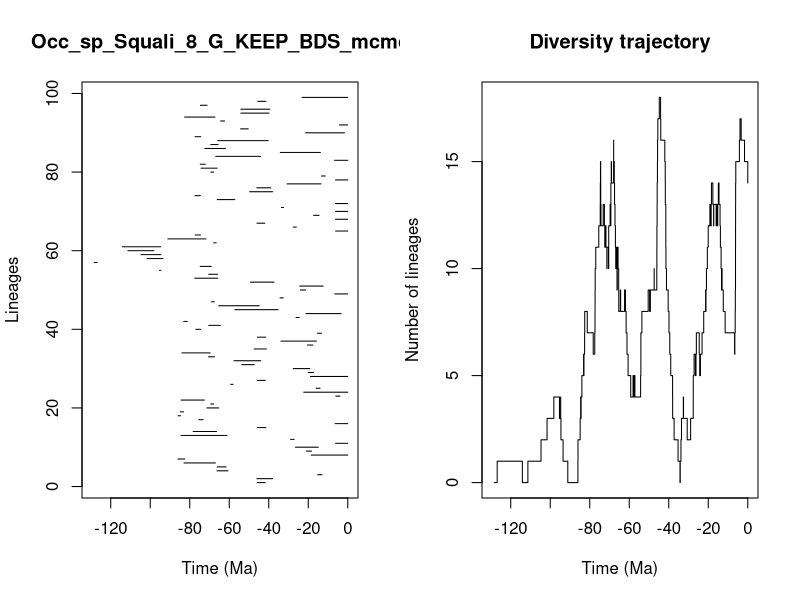

R code for this plot:


pdf(file='../Results/Species/5_MA_bins_EP/pyrate_mcmc_logs/Occ_sp_Squali_8_G_KEEP_BDS_mcmc_LTT.pdf',width=0.6*20, height=0.6*10)
title = "Occ_sp_Squali_8_G_KEEP_BDS_mcmc"
ts=c(45.89856421844283, 46.02109873850915,15.210797588309024,66.21492004875618,66.06050284333101,82.92550173188646,85.99430468984566,18.53341296934614,20.918353380344467,26.508737654907673,6.167937569026344,28.930448102805734,84.46590044364936,78.24074965813985,45.6682423041397,6.374298628971399,75.429069661806,85.95485503507747,84.84853217683057,71.33512134990401,69.32270166275875,84.37394490938983,6.0686233032378745,22.303625234593035,16.000667881630545,59.26398989867807,45.85972739687881,18.892560635546868,20.026571655394434,27.61106174647953,53.607957232402875,57.60456194163523,70.49454300464082,83.98884650426113,47.37937952347236,20.470433902289084,33.82853043626224,45.7380568854952,15.399604384443748,76.95084683042019,70.40090654082695,83.06060656859488,26.212966677341754,21.153574100878245,57.14032413352212,65.31175333371925,68.9850474714625,34.325086737492704,6.556367605853849,23.967958313005397,24.34127055472554,49.303302444840185,77.46455437353072,70.39378859440487,95.32053071487647,74.6905636810631,128.36953079808404,101.61389327544985,104.66667567109027,111.31335040768836,114.10719242775582,67.93027226551794,91.11258378395108,77.24080891563968,6.150525478690135,27.601687791008843,45.992741497189854,6.211944298592102,17.30118710343043,6.187353072686858,33.55323429792049,6.299968312820409,66.06807734587758,77.33810124917939,49.694810883333965,46.054929245150774,30.662316012235873,6.214059149554036,13.291939221295102,69.30978830396958,74.31171003060618,74.63645273573071,6.684986847123033,66.84039146709979,34.18911161890265,72.39504710369566,69.38695971929528,65.77253138060445,77.30014558914114,21.343231703338947,54.25525495698407,4.243063262329285,64.3673039939409,82.60817828741484,54.12057044922148,54.115705126622224,74.60659697645806,45.53058112905495,23.148871726665746)
te=c(41.782514558552165, 38.062667772042154,13.007329561353174,60.59077139077983,61.580124442074116,67.00914844898956,82.53728181594192,0.0,18.38631655010609,14.90316914635178,0.0,27.18023796284867,61.15389423895288,66.4095295640099,41.49383902438999,0.0,73.1917943241489,84.61090329434003,83.11639692967282,65.35087790078391,67.8847699448237,72.57520206489805,3.939603756124244,0.0,14.025351035627555,58.06868571219586,41.738959917907636,0.0,17.22284036313111,19.179095418825852,47.395198651328904,44.05034903786401,67.44975035347588,69.67984342830533,41.163512222300824,17.685486803854413,15.839460178799474,41.49336393062157,13.26908840296008,74.43282417783652,64.51320710473158,81.2494053234114,24.578003561452352,3.341513456870486,35.285854834253904,44.80112779890288,67.58600452688154,32.6348963799828,0.0,21.345535661118117,12.410495988059788,37.29290097727586,65.75177455891456,65.9346338651695,94.69014124666917,69.10747318797664,126.84931744764339,93.49896261518289,94.58273301397927,98.18438897699943,94.74518745023553,66.60338766321982,71.79201845580867,74.56721802575785,0.0,26.033358033915732,42.00603400053173,0.0,14.56049941826551,0.0,32.526068748943125,0.0,57.222224425714515,74.65122979858214,38.030521372665014,38.99651093952298,13.505397526265062,0.0,11.448983087288042,67.89417288906571,66.07902907225615,72.10313192692084,0.0,44.141240844179926,13.862674439746426,61.927184554115826,65.66070939271114,40.30445421611276,74.46288437209779,1.6503533205070955,50.415027261420605,0.0,62.368371099387446,67.22245847926523,39.88671010706525,39.48817473755553,71.2313438393971,41.428785804956775,0.0)
div_traj=c(0, 1,0,1,2,3,4,3,4,3,2,1,0,1,2,3,4,3,4,5,6,5,6,7,8,7,6,7,8,9,10,11,12,13,14,13,14,15,14,13,12,13,12,11,12,11,10,11,10,11,12,13,12,13,14,15,14,15,16,15,14,13,12,11,10,11,10,9,10,9,10,11,10,11,10,9,8,9,8,9,8,7,6,5,4,5,4,5,4,5,6,7,8,9,8,9,10,9,10,11,12,13,14,15,16,17,18,17,16,15,14,13,12,11,10,9,8,7,6,5,4,3,2,1,0,1,2,3,4,3,2,3,4,5,6,5,6,7,6,5,6,7,8,9,8,9,10,11,12,13,12,13,14,13,12,13,12,13,12,13,14,13,12,11,10,9,10,9,8,7,6,7,8,9,10,11,12,13,14,15,16,17,16,15,14)
time_events=c(128.36953079808404, 126.84931744764339,114.10719242775582,111.31335040768836,104.66667567109027,101.61389327544985,98.18438897699943,95.32053071487647,94.74518745023553,94.69014124666917,94.58273301397927,93.49896261518289,91.11258378395108,85.99430468984566,85.95485503507747,84.84853217683057,84.61090329434003,84.46590044364936,84.37394490938983,83.98884650426113,83.11639692967282,83.06060656859488,82.92550173188646,82.60817828741484,82.53728181594192,81.2494053234114,78.24074965813985,77.46455437353072,77.33810124917939,77.30014558914114,77.24080891563968,76.95084683042019,75.429069661806,74.6905636810631,74.65122979858214,74.63645273573071,74.60659697645806,74.56721802575785,74.46288437209779,74.43282417783652,74.31171003060618,73.1917943241489,72.57520206489805,72.39504710369566,72.10313192692084,71.79201845580867,71.33512134990401,71.2313438393971,70.49454300464082,70.40090654082695,70.39378859440487,69.67984342830533,69.38695971929528,69.32270166275875,69.30978830396958,69.10747318797664,68.9850474714625,67.93027226551794,67.89417288906571,67.8847699448237,67.58600452688154,67.44975035347588,67.22245847926523,67.00914844898956,66.84039146709979,66.60338766321982,66.4095295640099,66.21492004875618,66.07902907225615,66.06807734587758,66.06050284333101,65.9346338651695,65.77253138060445,65.75177455891456,65.66070939271114,65.35087790078391,65.31175333371925,64.51320710473158,64.3673039939409,62.368371099387446,61.927184554115826,61.580124442074116,61.15389423895288,60.59077139077983,59.26398989867807,58.06868571219586,57.60456194163523,57.222224425714515,57.14032413352212,54.25525495698407,54.12057044922148,54.115705126622224,53.607957232402875,50.415027261420605,49.694810883333965,49.303302444840185,47.395198651328904,47.37937952347236,46.054929245150774,46.02109873850915,45.992741497189854,45.89856421844283,45.85972739687881,45.7380568854952,45.6682423041397,45.53058112905495,44.80112779890288,44.141240844179926,44.05034903786401,42.00603400053173,41.782514558552165,41.738959917907636,41.49383902438999,41.49336393062157,41.428785804956775,41.163512222300824,40.30445421611276,39.88671010706525,39.48817473755553,38.99651093952298,38.062667772042154,38.030521372665014,37.29290097727586,35.285854834253904,34.325086737492704,34.18911161890265,33.82853043626224,33.55323429792049,32.6348963799828,32.526068748943125,30.662316012235873,28.930448102805734,27.61106174647953,27.601687791008843,27.18023796284867,26.508737654907673,26.212966677341754,26.033358033915732,24.578003561452352,24.34127055472554,23.967958313005397,23.148871726665746,22.303625234593035,21.345535661118117,21.343231703338947,21.153574100878245,20.918353380344467,20.470433902289084,20.026571655394434,19.179095418825852,18.892560635546868,18.53341296934614,18.38631655010609,17.685486803854413,17.30118710343043,17.22284036313111,16.000667881630545,15.839460178799474,15.399604384443748,15.210797588309024,14.90316914635178,14.56049941826551,14.025351035627555,13.862674439746426,13.505397526265062,13.291939221295102,13.26908840296008,13.007329561353174,12.410495988059788,11.448983087288042,6.684986847123033,6.556367605853849,6.374298628971399,6.299968312820409,6.214059149554036,6.211944298592102,6.187353072686858,6.167937569026344,6.150525478690135,6.0686233032378745,4.243063262329285,3.939603756124244,3.341513456870486,1.6503533205070955,0.0)
                par(mfrow=c(1,2))
                L = length(ts)
                plot(ts, 1:L , xlim=c(-max(ts)-1,0), pch=20, type="n", main=title,xlab="Time (Ma)",ylab="Lineages")
                for (i in 1:L){segments(x0=-te[i],y0=i,x1=-ts[i],y1=i)}    
                t = -time_events
                plot(div_traj ~ t,type="s", main = "Diversity trajectory",xlab="Time (Ma)",ylab="Number of lineages",xlim=c(-max(ts)-1,0))
                abline(v=c(65,200,251,367,445),lty=2,col="gray")
                